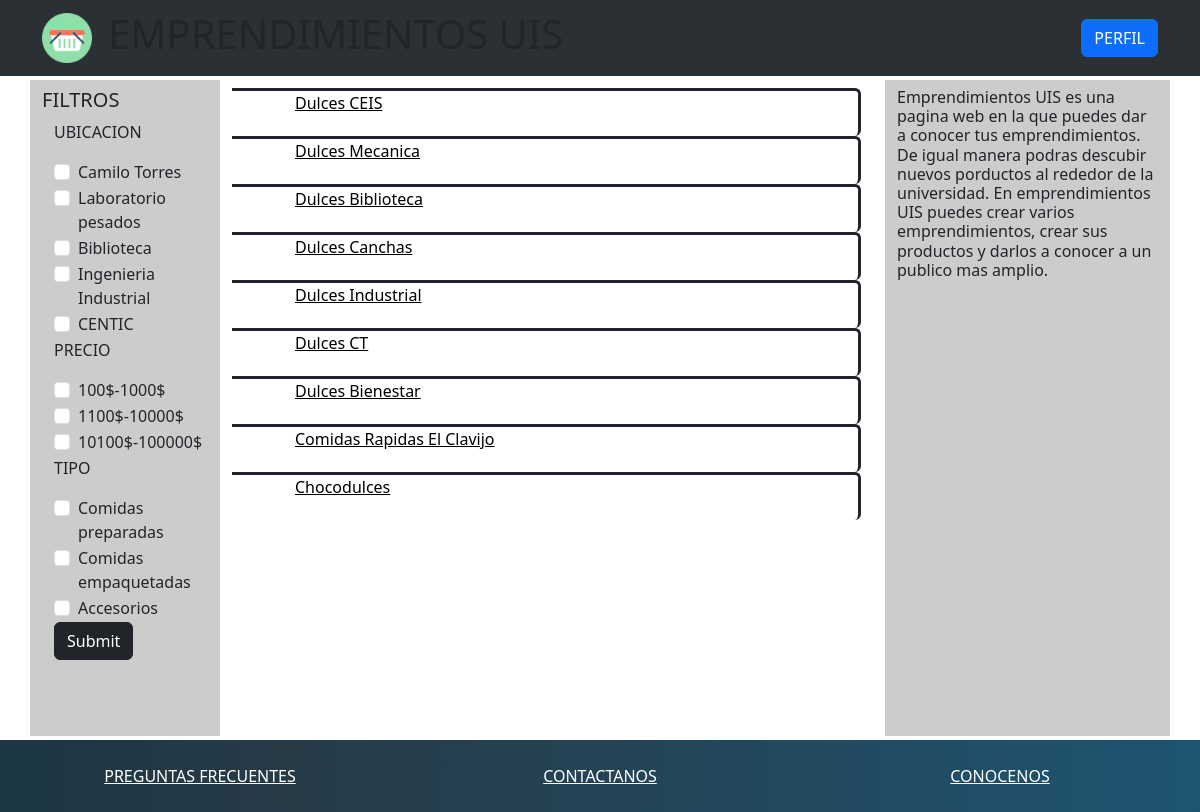
Screenshot of /principal/12345 with the database file from the repository.
### social/models.py (models this page shows, shortened)
class Emprendimiento(models.Model):
    codigo=models.IntegerField(primary_key=True)
    nombre=models.CharField(max_length=30)
    descripcion=models.CharField(max_length=100)
    direccion=models.CharField(max_length=15)
    contacto=models.CharField(max_length=10)
    horario=models.CharField(max_length=30)
    cliente=models.ForeignKey(Cliente, on_delete=models.CASCADE,null=True)

### social/views.py (the view)
# urls.py: path('principal/<codigo>', views.principal),
def principal(request,codigo):
    emprendimientos = Emprendimiento.objects.all()
    cliente = Cliente.objects.get(codigo=codigo)
    contexto = {"emprendimiento":emprendimientos,"cliente":cliente}
    return render(request, "principal.html",contexto)

### social/templates/principal.html (shortened to what this page needs)
<!doctype html>
{% load static %}
<html lang="en">
  <head>
    <link href="https://cdn.jsdelivr.net/npm/bootstrap@5.3.0-alpha1/dist/css/bootstrap.min.css" rel="stylesheet">
    <link rel="stylesheet" href="{% static 'css/index.css' %}">
  </head>
  <body class="d-flex flex-column min-vh-100">
    <div class="card-header">
      <nav id="header" class="navbar navbar-expand-lg bg-body-tertiary" data-bs-theme="dark">
          <div class="container">
            <a class="navbar-brand" href="#">
                  <img src="{% static 'imagenes/cesta.png' %}" alt="logo">
            </a>
            <div class="collapse navbar-collapse" id="navbarSupportedContent">
              <ul class="navbar-nav me-auto mb-2 mb-lg-0">
                <li class="nav-item">
                  <h1>EMPRENDIMIENTOS UIS</h1>
                </li>
              </ul>
              <div class="d-grid gap-2 d-md-flex justify-content-md-end">
                  <a class="btn btn-primary" href="/perfil/{{cliente.codigo}}" role="button">PERFIL</a>
              </div>
            </div>
          </div>
      </nav>
      </div>
      <section class="container pb-1 pt-1">
          <div class="row">
              <div id="filtros" class="col-12 col-lg-2" style="background-color:#ccc">
                  <div class="short-div"><h5>FILTROS</h5></div>
                  <div class="container">
                      <div class="row  overflow-auto">
                          <form action = " ">
                              <div><p>UBICACION</p></div>
                              <div class = "form-check">
                                <input class = "form-check-input"
                                  type = "checkbox" id = "checkbox1" name = "option1" value = "good" >
                                <label class = "form-check-label"> Camilo Torres </label>
                              </div>
                              <div class = "form-check">
                                <input class = "form-check-input"
                                  type = "checkbox" id = "checkbox2" name = "option2" value = "great" >
                                <label class = "form-check-label">Laboratorio pesados</label>
                              </div>
                              <div class = "form-check">
                                <input class = "form-check-input"
                                  type = "checkbox" id = "checkbox3" name = "option3" value = "great" >
                                <label class = "form-check-label">Biblioteca</label>
                              </div>
                              <div class = "form-check">
                                <input class = "form-check-input"
                                  type = "checkbox" id = "checkbox4" name = "option4" value = "great" >
                                <label class = "form-check-label">Ingenieria Industrial</label>
                              </div>
                              <div class = "form-check">
                                <input class = "form-check-input"
                                  type = "checkbox" id = "checkbox5" name = "option5" value = "great" >
                                <label class = "form-check-label">CENTIC</label>
                              </div>
                              <div><p>PRECIO</p></div>
                              <div class = "form-check">
                                <input class = "form-check-input"
                                  type = "checkbox" id = "checkbox6" name = "option6" value = "better" >
                                <label class = "form-check-label"> 100$-1000$ </label>
                              </div>
                              <div class = "form-check">
                                <input class = "form-check-input"
                                  type = "checkbox" id = "checkbox7" name = "option7" value = "best" >
                                <label class = "form-check-label"> 1100$-10000$ </label>
                              </div>
                              <div class = "form-check">
                                <input class = "form-check-input"
                                  type = "checkbox" id = "checkbox8" name = "option8" value = "best" >
                                <label class = "form-check-label"> 10100$-100000$ </label>
                              </div>
                              <div><p>TIPO</p></div>
                              <div class = "form-check">
                                <input class = "form-check-input"
                                  type = "checkbox" id = "checkbox9" name = "option9" value = "best" >
                                <label class = "form-check-label"> Comidas preparadas </label>
                              </div>
                              <div class = "form-check">
                                <input class = "form-check-input"
                                  type = "checkbox" id = "checkbox10" name = "option10" value = "best" >
                                <label class = "form-check-label"> Comidas empaquetadas  </label>
                              </div>
                              <div class = "form-check">
                                <input class = "form-check-input"
                                  type = "checkbox" id = "checkbox11" name = "option11" value = "best" >
                                <label class = "form-check-label"> Accesorios </label>
                              </div>
                              <button type = "submit" class = "btn btn-dark"> Submit </button>
                              </form>
                      </div>
                  </div>
              </div>
              <div id="cuerpo" class="col-12 col-lg-7">
                  <div class="container">
                      <div id="emprend" class="row overflow-auto">
                  {% for c in emprendimiento %}
                            <div class="row border border-dark border-3 rounded border-bottom-0" style="height: 6vh;">
                              <div class="col" style="color: white;"><div id="ep" class="short-div ps-5"><a href="/informacion/{{c.codigo}}">{{c.nombre}}</a></div></div>
                            </div>
                  {% endfor %}
              </div>
          </div>
              </div>
              <div id="descripcion" class="col-12 col-lg-3" style="background-color:#ccc"><h6>Emprendimientos UIS es una pagina web en la que puedes dar a conocer tus emprendimientos. De igual manera podras descubir nuevos porductos al rededor de la universidad. En emprendimientos UIS puedes crear varios emprendimientos, crear sus productos y darlos a conocer a un publico mas amplio.</h6></div>
          </div>
      </section>
        <footer id="footer" class="pb-4 pt-4">
            <div class="container-fluid">
                <div class="row text-center">
                    <div class="col-12 col-lg">
                        <a href="#">PREGUNTAS FRECUENTES</a>
                    </div>
                    <div class="col-12 col-lg">
                        <a href="#">CONTACTANOS</a>
                    </div>
                    <div class="col-12 col-lg">
                        <a href="#">CONOCENOS</a>
                    </div>
                </div>
            </div>
        </footer>
  </body>
</html>

### social/static/css/index.css (style rules this page uses)
#footer { background: linear-gradient(90deg, #1c3643, #273b47 25%, #1e5472); }
#footer a { color: white; }
#ep a { color: black; }
#header img { width: 50px; }
#filtros { padding-top: 1vh; height: 82vh; }
#cuerpo { padding-top: 1vh; height: 82vh; }
#descripcion { height: 82vh; padding-top: 1vh; }
#emprend div { height: 4vh; }
#emprend { padding-bottom: 5vh; }

### rows the page displays
Emprendimiento: nombre "Dulces CEIS"
Emprendimiento: nombre "Dulces Mecanica"
Emprendimiento: nombre "Dulces Biblioteca"
Emprendimiento: nombre "Dulces Canchas"
Emprendimiento: nombre "Dulces Industrial"
Emprendimiento: nombre "Dulces CT"
Emprendimiento: nombre "Dulces Bienestar"
Emprendimiento: nombre "Comidas Rapidas El Clavijo"
Emprendimiento: nombre "Chocodulces"
